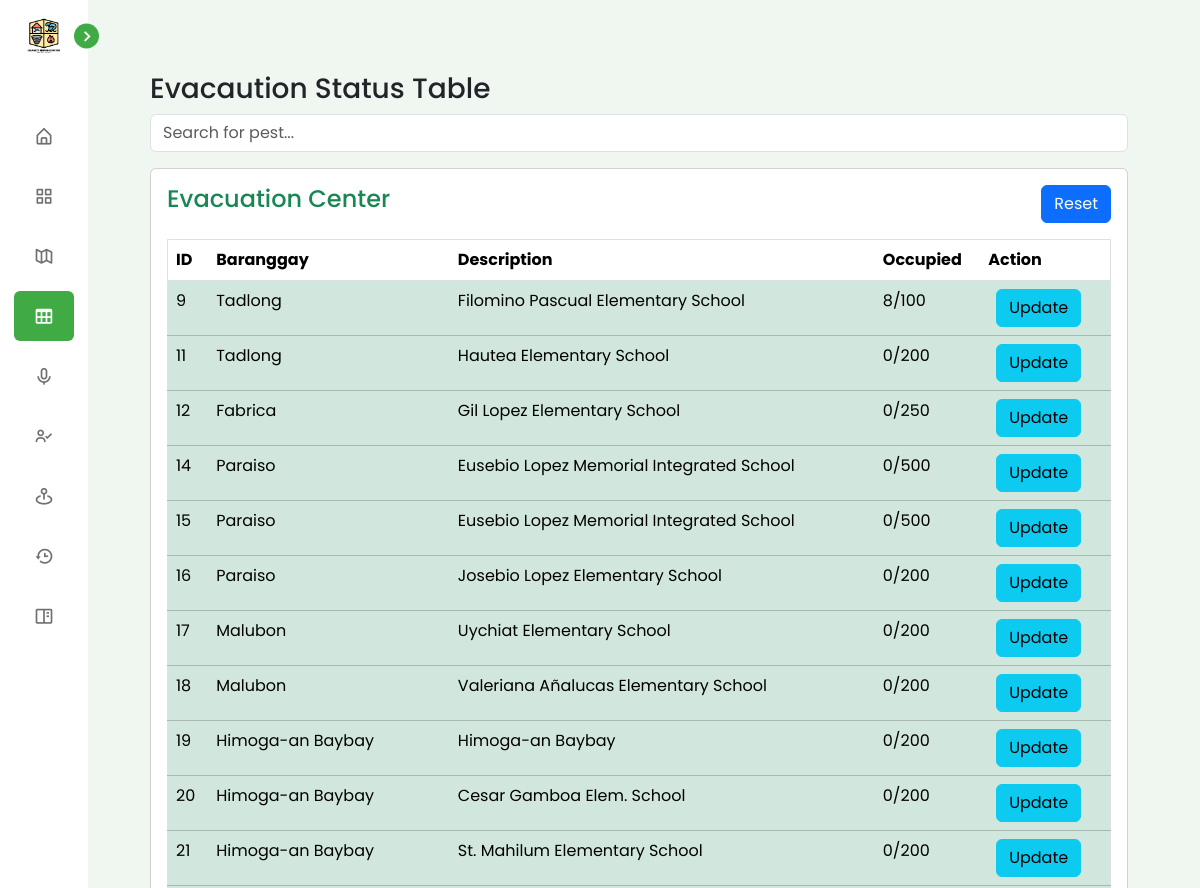
The app's page /view/pages/admin/table.php (signed in, upper part), older data.
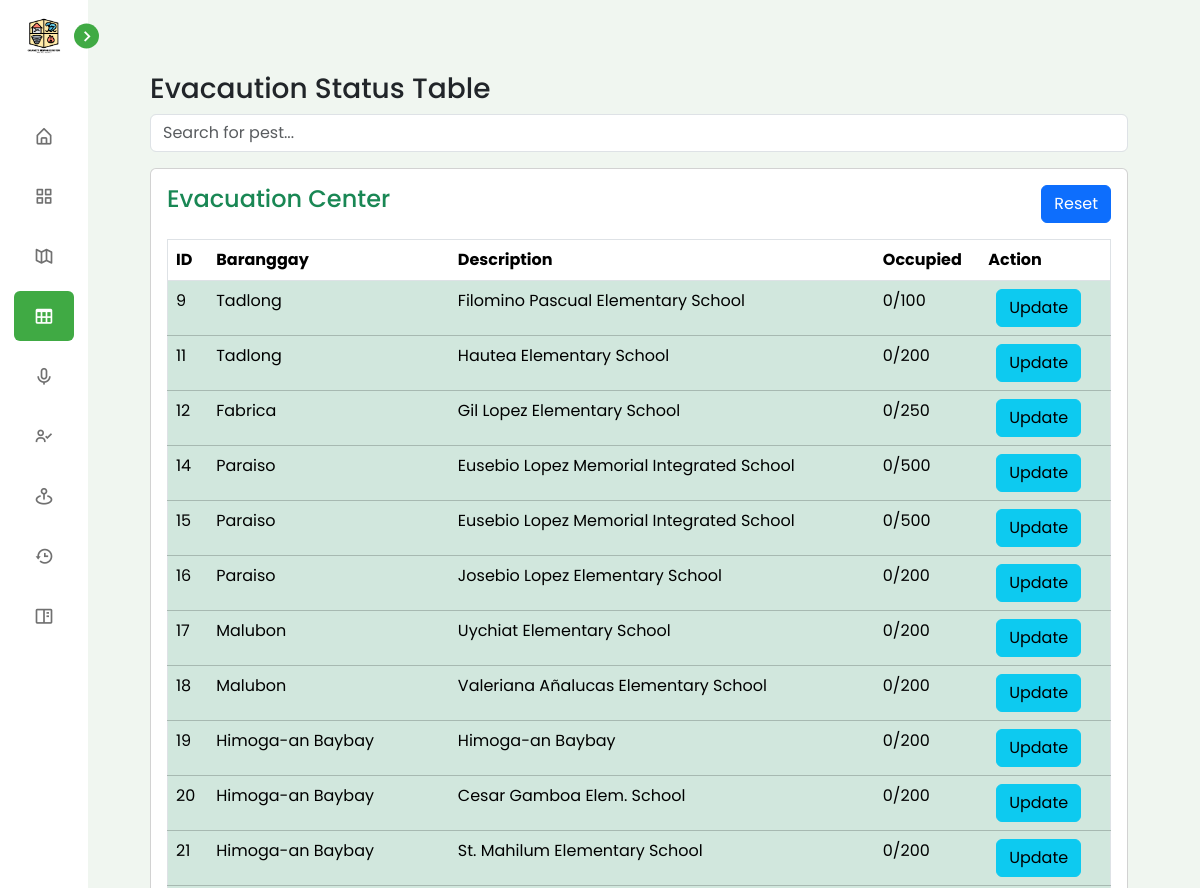
The same page, newer data.
### tables this page shows
CREATE TABLE `tbl_evacuation_location` (
  `id` int(11) NOT NULL,
  `location_id` varchar(255) NOT NULL,
  `location_name` varchar(255) NOT NULL,
  `location_description` varchar(255) NOT NULL,
  `location_latitude` varchar(255) NOT NULL,
  `location_longhitude` varchar(255) NOT NULL,
  `location_current_no_of_evacuue` int(255) NOT NULL,
  `location_max_accommodate` int(255) NOT NULL,
  `facilitator_id` int(255) NOT NULL
);

### connection/connection.php (called while the page is built, shortened)
<?php
class config {
    public function __construct(){
        $dsn = "mysql:host=".H.";dbname=".DB;
        $username = U;
        $password = P;
        try {
            $this->pdo = new PDO($dsn, $username, $password);
        } catch (PDOException $e) {
            die("Connection failed: " . $e->getMessage());
        }
    }
}
?>

### controller/EvacuationController.php (called while the page is built, shortened)
<?php
    require_once('../../../services/EvacuationServices.php');
    $evacuationService = new EvacuationServices();
?>

### services/EvacuationServices.php (called while the page is built, shortened)
<?php
require_once("../../../connection/connection.php");
class EvacuationServices extends config {
    public function getEvacuationStatus() {
        try {
            $query = "SELECT `id`, `location_id`, `location_name`, `location_description`, `location_latitude`, `location_longhitude`, `location_current_no_of_evacuue`, `location_max_accommodate` FROM `tbl_evacuation_location` WHERE 1";
            $stmt = $this->pdo->prepare($query);
            $stmt->execute();
            $calamities =  $stmt->fetchAll(PDO::FETCH_ASSOC);
            return $calamities;
        } catch (PDOException $e) {
            echo "Error: " . $e->getMessage();
        }
    }
}
?>

### view/pages/admin/table.php (the view, shortened to what the changed rows need)
<?php
require_once('../../../controller/EvacuationController.php');
$evacautionStatus = $evacuationService->getEvacuationStatus();
?>
<?php require_once('../../components/header.php')?>
<div class="p-2 p-md-5">
    <div class="p-0">
        <div class="table-responsive card p-3">
            <table border="1" class="table p-3" id="pestData">
                <thead>
                    <tr>
                        <th>ID</th>
                        <th>Baranggay</th>
                        <th>Description</th>
                        <th>Occupied</th>
                        <th>Action</th>
                    </tr>
                </thead>
                <tbody>
                    <?php if (!empty($evacautionStatus)): ?>
                        <?php foreach ($evacautionStatus as $evacaution): ?>
                            <tr
                            class="<?php
                                        $percentage = 0;
                                        if ($evacaution['location_max_accommodate'] > 0) {
                                            $percentage = ($evacaution['location_current_no_of_evacuue'] / $evacaution['location_max_accommodate']) * 100;
                                        }
                                        if ($percentage <= 50) {
                                            echo 'table-success';
                                        } elseif ($percentage <= 75) {
                                            echo 'table-info';
                                        } elseif ($percentage <= 99) {
                                            echo 'table-warning';
                                        } else {
                                            echo 'table-danger';
                                        }
                                    ?>
                                    ">
                                <td><?php echo htmlspecialchars($evacaution['id']); ?></td>
                                <td><?php echo htmlspecialchars($evacaution['location_name']); ?></td>
                                <td><?php echo htmlspecialchars($evacaution['location_description']); ?></td>
                                <td><?php echo htmlspecialchars($evacaution['location_current_no_of_evacuue'].'/'.$evacaution['location_max_accommodate']); ?></td>
                                <td>
                                    <button type="button" class="btn btn-info mx-0 mx-md-2 my-1 my-md-0"
                                        data-bs-toggle="modal"
                                        data-bs-target="#updateModal"
                                        data-bs-id="<?php echo htmlspecialchars($evacaution['id']); ?>"
                                        data-bs-brgy="<?php echo htmlspecialchars($evacaution['location_name']); ?>"
                                        data-bs-current="<?php echo htmlspecialchars($evacaution['location_current_no_of_evacuue']); ?>"
                                        data-bs-max="<?php echo htmlspecialchars($evacaution['location_max_accommodate']); ?>">
                                        Update
                                    </button>
                                </td>
                            </tr>
                        <?php endforeach; ?>
                    <?php else: ?>
                        <tr>
                            <td colspan="6" class="text-center">No records found.</td>
                        </tr>
                    <?php endif; ?>
                </tbody>
            </table>
        </div>
    </div>
</div>
<?php require_once('../../components/footer.php')?>

Row changes from the older to the newer data that the page shows:
changed tbl_evacuation_location "Filomino Pascual Elementary School": location_current_no_of_evacuue+location_max_accommodate "8/100" → "0/100"
